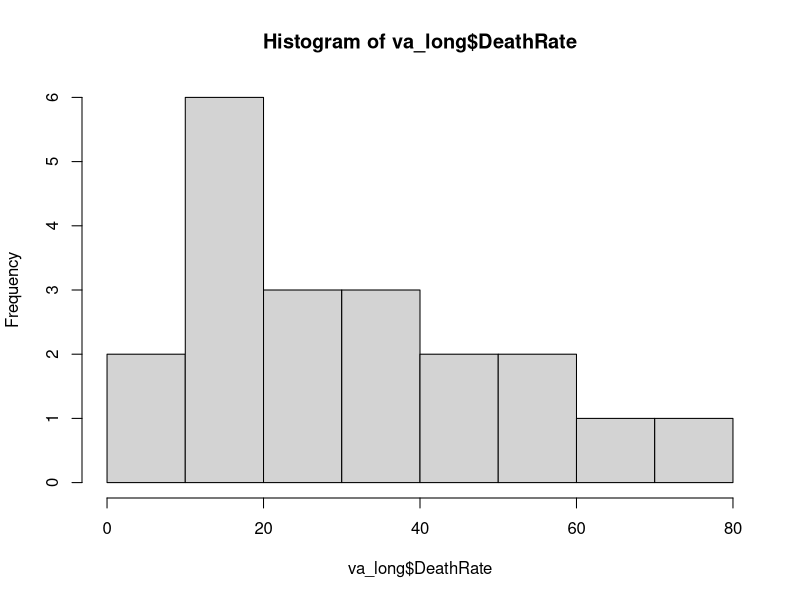
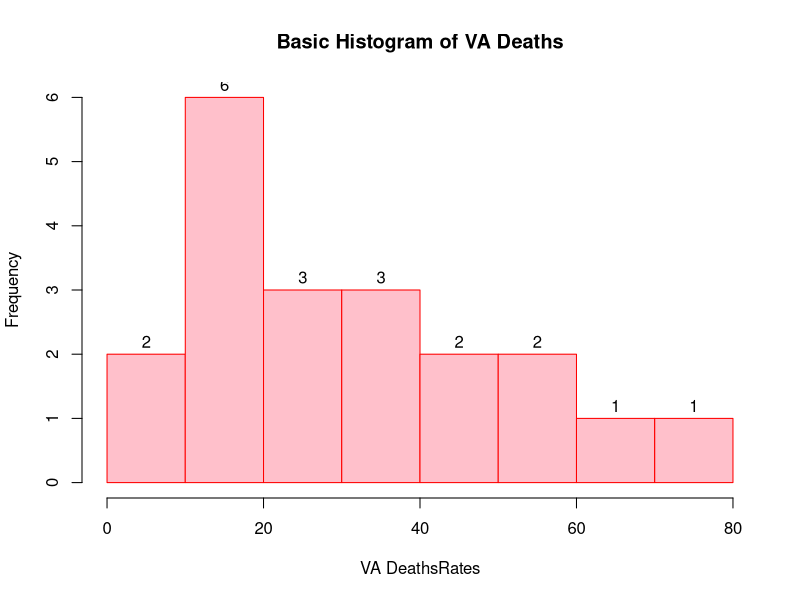
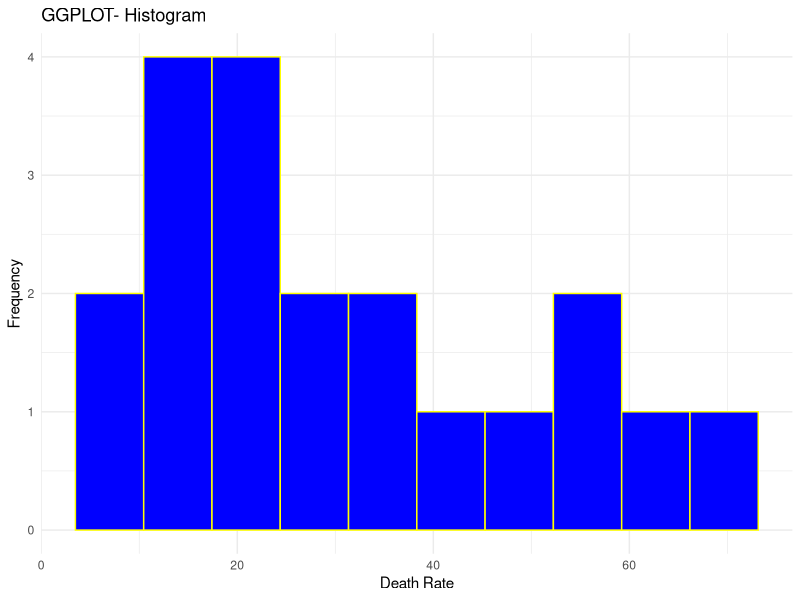

Reproduce these figures in R, in order.
#Accessing the infoanout the dataset
VADeaths

#Checking the type of dataset
class(VADeaths)

#accessing help for unknown functions or classes
help(class)

#Coverting the given datset into data frame
va_df <- as.data.frame(VADeaths)

#Checking to confirm if the dataset changed to dataframe
class(va_df)

#Creating view of dataset into a table
View(va_df)

#Creating a newcolumn in the dataframe
va_df$AgeGroups <- row.names(VADeaths)

#changing the data into 'long' format using 'reshape' function
va_long = reshape(va_df,
                  direction = "long",
                  varying = colnames(VADeaths),
                  v.names = "DeathRate",
                  timevar = "Population",
                  times = colnames(VADeaths)
)
View(va_long)

hist(va_long$DeathRate)
#Changing the title,labels,color,bins
hist(va_long$DeathRate,
     breaks=5,
     main= "Basic Histogram of VA Deaths",
     xlab= "VA DeathsRates",
     ylab= "Frequency",
     labels=TRUE,
     col = "pink",
     border = "red")

library(ggplot2)
ggplot(
  va_long,
  aes(x=DeathRate)
)+
  geom_histogram(bins = 10,fill = "blue", col = "yellow")+
  labs(
    title= "GGPLOT- Histogram",
    x = "Death Rate",
    y = "Frequency"
  )+
  #facet_wrap
  theme_minimal()
